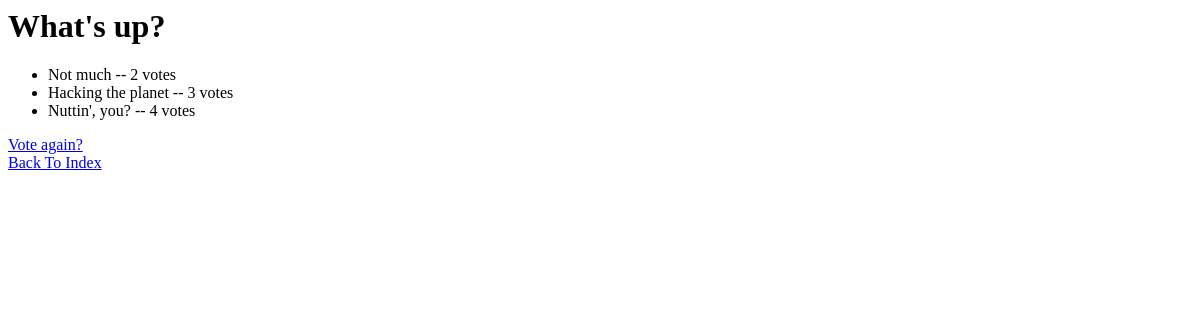
/polls/1/results/, run on an earlier commit of the app's database.
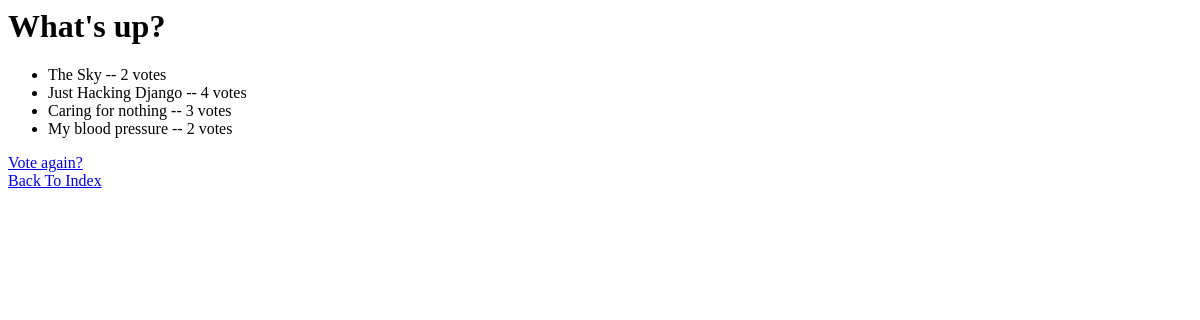
And on a later commit of the database.
### polls/models.py (models this page shows, shortened)
class Question(models.Model):
	question_text = models.CharField(max_length=200)
	pub_date = models.DateTimeField('date published')
	def was_published_recently(self):
		now = timezone.now()
		return now - datetime.timedelta(days=1) <= self.pub_date <= now
	was_published_recently.admin_order_field = 'pub_date'
	was_published_recently.boolean = True
	was_published_recently.short_description = "Published Recently?"

class Choice(models.Model):
	question = models.ForeignKey(Question, on_delete=models.CASCADE)
	choice_text = models.CharField(max_length=200)
	votes = models.IntegerField(default=0)

### polls/views.py (the view)
# urls.py: path('<int:pk>/results/', views.ResultsView.as_view(), name='results'),
class ResultsView(generic.DetailView):
	model = Question
	template_name = 'polls/results.html'
	def get_queryset(self):
		return Question.objects.filter(pub_date__lte=timezone.now())

### polls/templates/polls/results.html
<h1>{{ question.question_text }}</h1>
<ul>
{% for choice in question.choice_set.all %}
	<li>{{ choice.choice_text }} -- {{ choice.votes }} vote{{ choice.votes|pluralize}}</li>
{% endfor %}
</ul>
<a href="{% url 'polls:detail' question.id %}">Vote again?</a><br />
<a href="{% url 'polls:index' %}">Back To Index</a>

What changed in the data, as far as the page shows it:
removed Choice: choice_text "Nuttin', you?", votes "4"
changed Choice: choice_text "Not much" → "The Sky"
changed Choice: choice_text "Hacking the planet" → "Just Hacking Django"; votes "3" → "4"
added Choice: choice_text "Caring for nothing", votes "3"
added Choice: choice_text "My blood pressure", votes "2"
